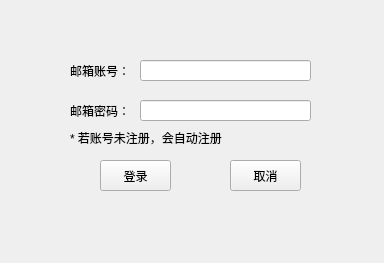
<?xml version="1.0" encoding="UTF-8"?>
<ui version="4.0">
 <class>MainWindow</class>
 <widget class="QMainWindow" name="MainWindow">
  <property name="geometry">
   <rect>
    <x>0</x>
    <y>0</y>
    <width>384</width>
    <height>263</height>
   </rect>
  </property>
  <property name="windowTitle">
   <string>MainWindow</string>
  </property>
  <property name="styleSheet">
   <string notr="true">QListWidget, QListView, QTreeWidget, QTreeView,QFrame {
    outline: 0px;
}
QLabel{
color:white;
background:transparent;
}
#head
{
background:white;
border-radius:30px;
}
#head_2
{
background:#CCFFCC;
border:1px solid;
border-color:#CCFFCC;
border-radius:60px;
}
#Search
{
border-radius:5px;
background:#293846;
border:0.5px solid;
border-color:white;

}
QListWidget::item
{
height:60;
background-color:#293846;
}
#frame
{
background-color:#2f4050

}
/*被选中时的背景颜色和左边框颜色*/
QListWidget::item:selected {
    background: rgb(52, 52, 52);
    border-left: 2px solid rgb(9, 187, 7);
}
/*鼠标悬停颜色*/
HistoryPanel::item:hover {
    background: rgb(52, 52, 52);
}
/*右侧的层叠窗口的背景颜色*/
QStackedWidget {
    background: white;
}
/*模拟的页面*/
#frame &gt; QLabel
{
color:white;
}
#frame_2
{
background-color:#CCFFCC;
}
#page_2 &gt; QLineEdit,QDateEdit
{
border-radius:5px;
background:#FFFFFF;
border:1px solid;
border-color:#6699CC;
}
QLineEdit
{
border-radius:5px;
background:#FFFFFF;
border:1px solid;
border-color:#6699CC;
}
#centralwidget{
border-image:url(D:/img/login3.jpg) strectch；
}
QPushButton{
background:rgb(138, 255, 252);
border-radius:15px;
}
QPushButton:hover{
background:rgb(248, 255, 180);
border-radius:15px;
background:#49ebff;
}


</string>
  </property>
  <widget class="QWidget" name="centralwidget">
   <widget class="QLabel" name="label">
    <property name="geometry">
     <rect>
      <x>70</x>
      <y>50</y>
      <width>61</width>
      <height>41</height>
     </rect>
    </property>
    <property name="text">
     <string>邮箱账号：</string>
    </property>
   </widget>
   <widget class="QLabel" name="label_2">
    <property name="geometry">
     <rect>
      <x>70</x>
      <y>90</y>
      <width>61</width>
      <height>41</height>
     </rect>
    </property>
    <property name="text">
     <string>邮箱密码：</string>
    </property>
   </widget>
   <widget class="QLineEdit" name="lineEdit">
    <property name="geometry">
     <rect>
      <x>140</x>
      <y>60</y>
      <width>171</width>
      <height>21</height>
     </rect>
    </property>
    <property name="text">
     <string/>
    </property>
   </widget>
   <widget class="QLineEdit" name="lineEdit_2">
    <property name="geometry">
     <rect>
      <x>140</x>
      <y>100</y>
      <width>171</width>
      <height>21</height>
     </rect>
    </property>
    <property name="text">
     <string/>
    </property>
   </widget>
   <widget class="QPushButton" name="pushButton">
    <property name="geometry">
     <rect>
      <x>100</x>
      <y>160</y>
      <width>71</width>
      <height>31</height>
     </rect>
    </property>
    <property name="styleSheet">
     <string notr="true"/>
    </property>
    <property name="text">
     <string>登录</string>
    </property>
   </widget>
   <widget class="QPushButton" name="pushButton_2">
    <property name="geometry">
     <rect>
      <x>230</x>
      <y>160</y>
      <width>71</width>
      <height>31</height>
     </rect>
    </property>
    <property name="styleSheet">
     <string notr="true"/>
    </property>
    <property name="text">
     <string>取消</string>
    </property>
   </widget>
   <widget class="QLabel" name="label_3">
    <property name="geometry">
     <rect>
      <x>70</x>
      <y>130</y>
      <width>231</width>
      <height>16</height>
     </rect>
    </property>
    <property name="text">
     <string>* 若账号未注册，会自动注册</string>
    </property>
   </widget>
  </widget>
 </widget>
 <resources/>
 <connections/>
</ui>
